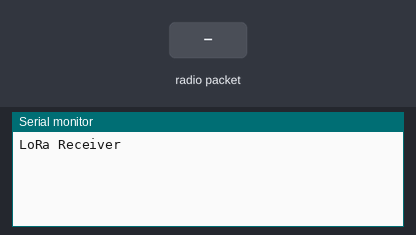
Bench run of a sketch on a simulated Arduino Uno, built with avr-gcc and run on an emulated ATmega328P. Parts: the last lines printed to the serial monitor. The test bench sets the inputs (shaded band). No radio packets arrive unless stated.

Above: at 1.2 s.
1.3 s: radio packet "1" arrives
At 2.5 s:
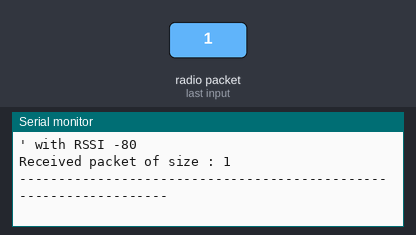
2.8 s: radio packet "0" arrives
At 2.87 s:
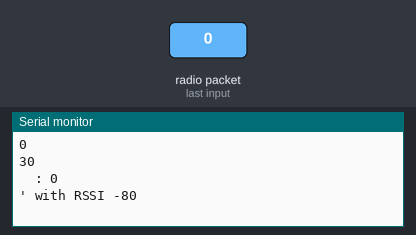
4.3 s: radio packet "2" arrives
At 4.37 s:
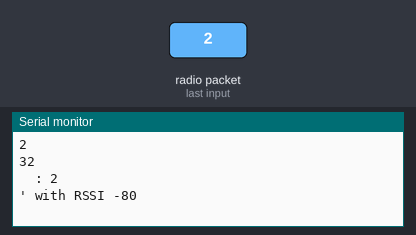

The sketch:

Sniffer.ino
```cpp
#include <SPI.h>
#include <LoRa.h>
/*#define ss 10
  #define rst 9
  #define dio0 2*/ //for uno

#define ss 15
#define rst 16
#define dio0 4 //for esp8266

void setup() {
  Serial.begin(9600);
  while (!Serial);

  Serial.println("LoRa Receiver");
  LoRa.setPins(ss, rst, dio0);
  if (!LoRa.begin(433E6)) {
    Serial.println("Starting LoRa failed!");
    while (1);
  }
}

void loop() {
  // try to parse packet
  int packetSize = LoRa.parsePacket();
  String  pkt = "";
  String pktstr = "";
  if (packetSize && packetSize < 128) {
    // received a packet


    int total = 0;
    // read packet
    int i = 0;
    if (packetSize < 100) // filtering out garbage
      while (LoRa.available()) {
        pkt += (char)LoRa.read();
        total ++;
        if (total > packetSize)
        {
          break;
        }
      }
    Serial.println (pkt);
    // print RSSI of packet
    if (total == packetSize)
    {
      for (int j = 0; j < total; j++)
      {
        i++;
        if ((unsigned char)pkt[j] < 0x10)
        {
          Serial.print ("0");
        }
        Serial.print((unsigned char)pkt[j], HEX);
        Serial.print (" ");
        if (pkt[j] > 0x19 && pkt[j] < 127 )
        {
          pktstr += (char)pkt[j];
        }
        else
        {
          pktstr += '?';
        }
        if (i >= 16)
        {
          i = 0;
          Serial.print (" : ");
          Serial.println(pktstr);
          pktstr = "";
        }
      }
      while (16 - i++)
      {
        Serial.print("   ");
      }
      Serial.print (" : ");
      Serial.println(pktstr);
      Serial.print("' with RSSI ");
      Serial.println(LoRa.packetRssi());
      Serial.print("Received packet of size : " );
      Serial.println( packetSize);
      Serial.println("------------------------------------------------------------------\n\n");
    }
  }
}
```

Measured:
- after the input at 1.3 s, the serial monitor: prints a new line at once (image 1)
- after the input at 2.8 s, the serial monitor: prints a new line at once (image 2)
- after the input at 4.3 s, the serial monitor: prints a new line at once (image 3)
